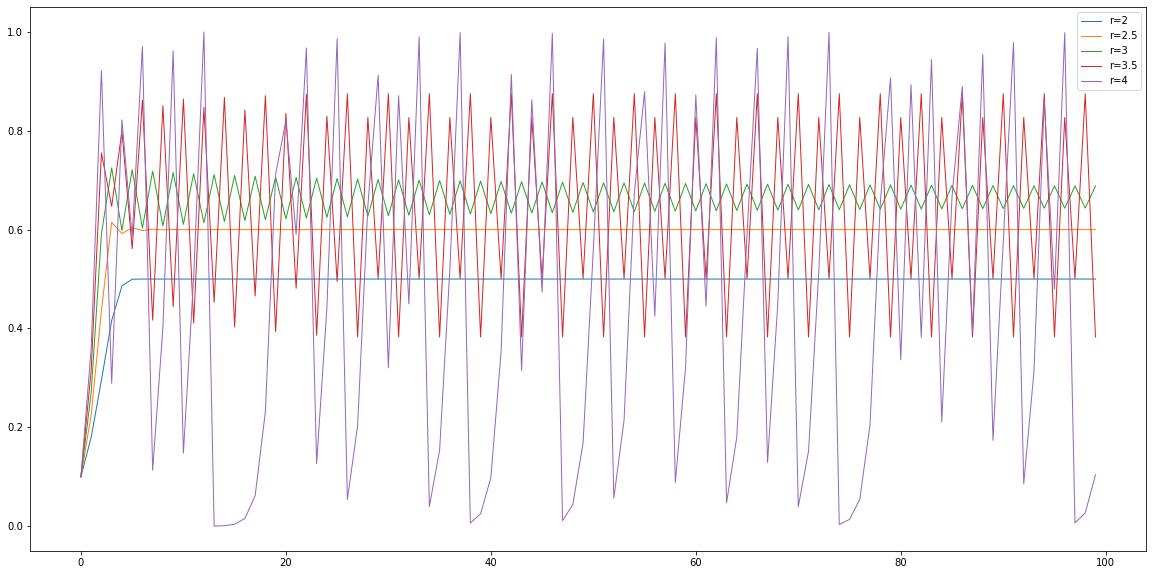

Reproduce this figure in Python.
# -*- coding: utf-8 -*-
"""
Created on Sun Sep 13 22:44:06 2020

@author: rundo
"""
import scipy.constants as spc
import numpy as np
from matplotlib import pyplot as plt
from Q2_function import Population as popu


p = 100
x_1 = popu(0.1, 2, p)
x_2 = popu(0.1, 2.5, p)
x_3 = popu(0.1, 3, p)
x_4 = popu(0.1, 3.5, p)
x_5 = popu(0.1, 4, p)

year = np.linspace(0,99,num=100)

plt.figure(figsize = (20,10))

plt.plot(year,x_1, label='r=2', linewidth=1)
plt.plot(year,x_2, label='r=2.5', linewidth=1)
plt.plot(year,x_3, label='r=3', linewidth=1)
plt.plot(year,x_4, label='r=3.5', linewidth=1)
plt.plot(year,x_5, label='r=4', linewidth=1)
plt.legend()
